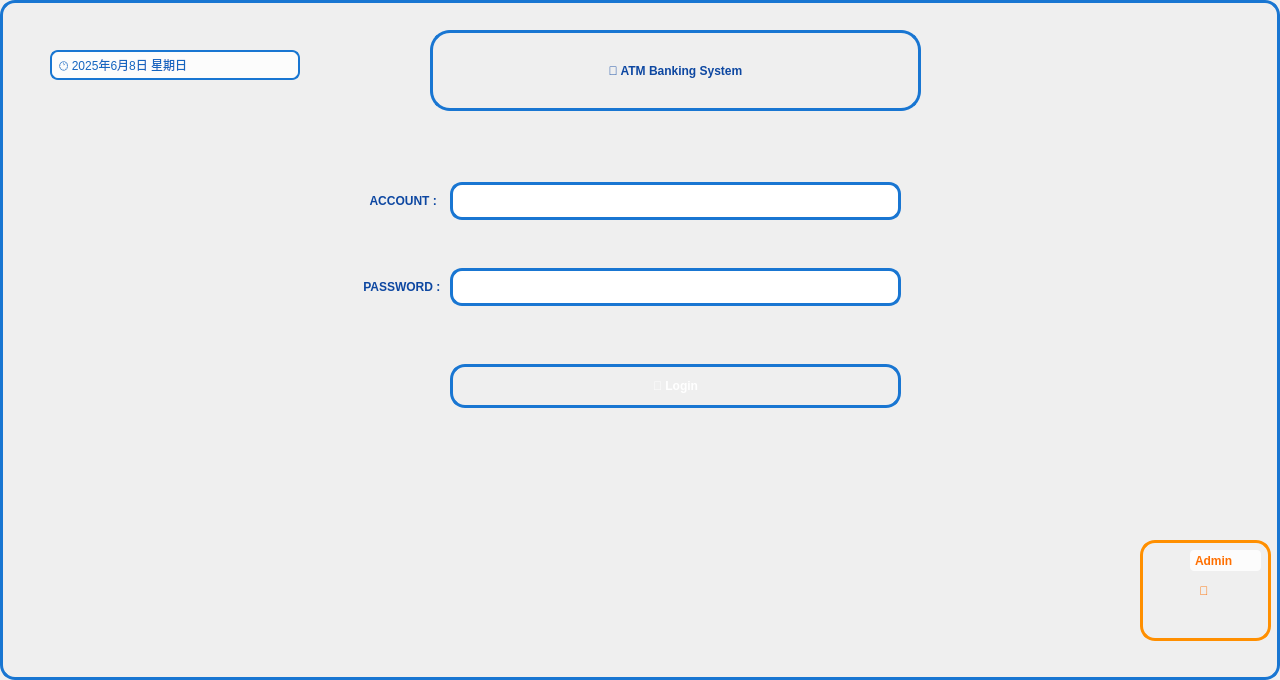
<?xml version="1.0" encoding="UTF-8"?>
<ui version="4.0">
 <class>loginWindow</class>
 <widget class="QMainWindow" name="loginWindow">
  <property name="geometry">
   <rect>
    <x>0</x>
    <y>0</y>
    <width>1280</width>
    <height>680</height>
   </rect>
  </property>
  <property name="sizePolicy">
   <sizepolicy hsizetype="Maximum" vsizetype="Maximum">
    <horstretch>0</horstretch>
    <verstretch>0</verstretch>
   </sizepolicy>
  </property>
  <property name="windowTitle">
   <string>loginWindow</string>
  </property>
  <property name="styleSheet">
   <string notr="true">QWidget {
    background: qlineargradient(x1:0, y1:0, x2:1, y2:1, 
                stop:0 #e3f2fd, stop:0.5 #f0f4f8, stop:1 #ffffff);  /* 藍白漸層背景 */
}

/* 增加標題樣式 */
QMainWindow {
    border: 3px solid #1976d2;
    border-radius: 15px;
}
</string>
  </property>
  <widget class="QWidget" name="centralwidget">
   <widget class="QLabel" name="titleLabel">
    <property name="geometry">
     <rect>
      <x>430</x>
      <y>30</y>
      <width>491</width>
      <height>81</height>
     </rect>
    </property>
    <property name="styleSheet">
     <string notr="true">QLabel {
    font: 28pt &quot;Microsoft YaHei UI&quot;;
    font-weight: bold;
    color: #0d47a1;
    background: qlineargradient(x1:0, y1:0, x2:1, y2:0, 
                stop:0 rgba(255,255,255,0.9), stop:1 rgba(255,255,255,0.7));
    border: 3px solid #1976d2;
    border-radius: 20px;
    padding: 10px;
    text-align: center;
}
</string>
    </property>
    <property name="text">
     <string>🏦 ATM Banking System</string>
    </property>
    <property name="alignment">
     <set>Qt::AlignmentFlag::AlignCenter</set>
    </property>
   </widget>
   <widget class="QLabel" name="timeLabel">
    <property name="geometry">
     <rect>
      <x>50</x>
      <y>50</y>
      <width>250</width>
      <height>30</height>
     </rect>
    </property>
    <property name="styleSheet">
     <string notr="true">QLabel {
    font: 12pt &quot;Microsoft YaHei UI&quot;;
    color: #1565c0;
    background-color: rgba(255,255,255,0.8);
    border: 2px solid #1976d2;
    border-radius: 8px;
    padding: 4px;
}
</string>
    </property>
    <property name="text">
     <string>🕐 2025年6月8日 星期日</string>
    </property>
   </widget>
   <widget class="QWidget" name="gridLayoutWidget">
    <property name="geometry">
     <rect>
      <x>360</x>
      <y>140</y>
      <width>541</width>
      <height>311</height>
     </rect>
    </property>
    <layout class="QGridLayout" name="gridLayout">
     <item row="0" column="1">
      <widget class="QLineEdit" name="AccountEdit">
       <property name="styleSheet">
        <string notr="true">QLineEdit {
    font: 14pt &quot;Microsoft YaHei UI&quot;;
    border: 3px solid #1976d2;
    border-radius: 12px;
    padding: 8px 12px;
    background-color: #ffffff;
    color: #1565c0;
    selection-background-color: #bbdefb;
}

QLineEdit:focus {
    border: 3px solid #0d47a1;
    background-color: #f3f9ff;
}

QLineEdit:hover {
    border: 3px solid #1e88e5;
    background-color: #fafbfc;
}
</string>
       </property>
       <property name="locale">
        <locale language="English" country="UnitedStates"/>
       </property>
      </widget>
     </item>
     <item row="1" column="0">
      <widget class="QLabel" name="Password">
       <property name="styleSheet">
        <string notr="true">QLabel {
    font: 15pt &quot;Microsoft YaHei UI&quot;;
    color: #0d47a1;               /* 深藍色文字 */
    background-color: transparent;
    font-weight: bold;
}
</string>
       </property>
       <property name="text">
        <string> PASSWORD : </string>
       </property>
      </widget>
     </item>
     <item row="1" column="1">
      <widget class="QLineEdit" name="PasswordEdit">
       <property name="styleSheet">
        <string notr="true">QLineEdit {
    font: 14pt &quot;Microsoft YaHei UI&quot;;
    border: 3px solid #1976d2;
    border-radius: 12px;
    padding: 8px 12px;
    background-color: #ffffff;
    color: #1565c0;
    selection-background-color: #bbdefb;
}

QLineEdit:focus {
    border: 3px solid #0d47a1;
    background-color: #f3f9ff;
}

QLineEdit:hover {
    border: 3px solid #1e88e5;
    background-color: #fafbfc;
}
</string>
       </property>
       <property name="locale">
        <locale language="English" country="UnitedStates"/>
       </property>
       <property name="echoMode">
        <enum>QLineEdit::EchoMode::Password</enum>
       </property>
      </widget>
     </item>
     <item row="3" column="1">
      <widget class="QPushButton" name="LoginButton">
       <property name="cursor">
        <cursorShape>PointingHandCursor</cursorShape>
       </property>
       <property name="styleSheet">
        <string notr="true">QPushButton {
    font: 16pt &quot;Microsoft YaHei UI&quot;;
    font-weight: bold;
    border: 3px solid #1976d2;
    border-radius: 15px;
    background: qlineargradient(x1:0, y1:0, x2:0, y2:1, 
                stop:0 #64b5f6, stop:1 #1976d2);  /* 藍色漸層 */
    color: #ffffff;             /* 白色文字 */
    padding: 12px 24px;
}

QPushButton:hover {
    background: qlineargradient(x1:0, y1:0, x2:0, y2:1, 
                stop:0 #81c784, stop:1 #388e3c);  /* 綠色漸層 */
    border: 3px solid #388e3c;
}

QPushButton:pressed {
    background: qlineargradient(x1:0, y1:0, x2:0, y2:1, 
                stop:0 #2e7d32, stop:1 #1b5e20);  /* 深綠色漸層 */
    border: 3px solid #1b5e20;
    padding: 14px 22px;
}
</string>
       </property>
       <property name="text">
        <string>🔐 Login</string>
       </property>
      </widget>
     </item>
     <item row="0" column="0">
      <widget class="QLabel" name="Account">
       <property name="styleSheet">
        <string notr="true">QLabel {
    font: 15pt &quot;Microsoft YaHei UI&quot;;
    color: #0d47a1;               /* 深藍色文字 */
    background-color: transparent;
    font-weight: bold;
}
</string>
       </property>
       <property name="text">
        <string>   ACCOUNT : </string>
       </property>
      </widget>
     </item>
     <item row="2" column="1">
      <spacer name="horizontalSpacer">
       <property name="orientation">
        <enum>Qt::Orientation::Vertical</enum>
       </property>
       <property name="sizeType">
        <enum>QSizePolicy::Policy::Maximum</enum>
       </property>
       <property name="sizeHint" stdset="0">
        <size>
         <width>15</width>
         <height>10</height>
        </size>
       </property>
      </spacer>
     </item>
    </layout>
   </widget>
   <widget class="QPushButton" name="adminloginButton">
    <property name="geometry">
     <rect>
      <x>1140</x>
      <y>540</y>
      <width>131</width>
      <height>101</height>
     </rect>
    </property>
    <property name="cursor">
     <cursorShape>CrossCursor</cursorShape>
    </property>
    <property name="layoutDirection">
     <enum>Qt::LayoutDirection::LeftToRight</enum>
    </property>
    <property name="styleSheet">
     <string notr="true">QPushButton {
    font: 52pt &quot;Microsoft YaHei UI&quot;;
    color: #ff6f00;
    background: qlineargradient(x1:0, y1:0, x2:1, y2:1, 
                stop:0 #fff3e0, stop:1 #ffcc02);  /* 橙色漸層 */    border: 3px solid #ff8f00;
    border-radius: 15px;
    padding: 8px 16px;
}

QPushButton:hover {
    background: qlineargradient(x1:0, y1:0, x2:1, y2:1, 
                stop:0 #c8e6c9, stop:1 #4caf50);  /* 綠色漸層 */
    border-color: #388e3c;  /* 綠色邊框 */
    color: #1b5e20;         /* 深綠色文字 */
}

QPushButton:pressed {
    background: qlineargradient(x1:0, y1:0, x2:1, y2:1, 
                stop:0 #a5d6a7, stop:1 #2e7d32);  /* 深綠色漸層 */
    border-color: #1b5e20;
    color: #ffffff;
    padding: 10px 14px;
}
</string>
    </property>
    <property name="text">
     <string>🔧 </string>
    </property>
   </widget>
   <widget class="QLabel" name="label">
    <property name="geometry">
     <rect>
      <x>1190</x>
      <y>550</y>
      <width>71</width>
      <height>21</height>
     </rect>
    </property>
    <property name="cursor">
     <cursorShape>CrossCursor</cursorShape>
    </property>
    <property name="styleSheet">
     <string notr="true">QLabel {
    color: #ff6f00;
    font: 12pt &quot;Microsoft YaHei UI&quot;;
    font-weight: bold;
    background-color: rgba(255, 255, 255, 0.8);
    border-radius: 4px;
    padding: 2px;
}
</string>
    </property>
    <property name="text">
     <string>Admin</string>
    </property>
   </widget>
  </widget>
 </widget>
 <resources/>
 <connections/>
</ui>
